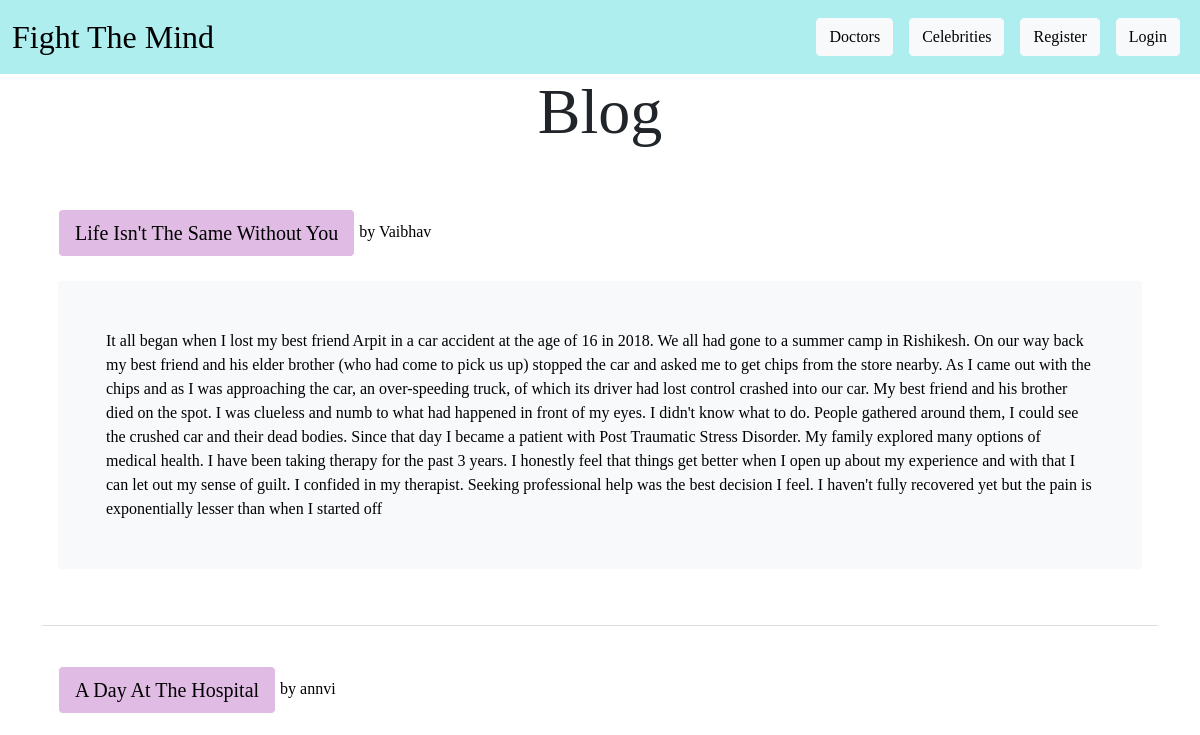
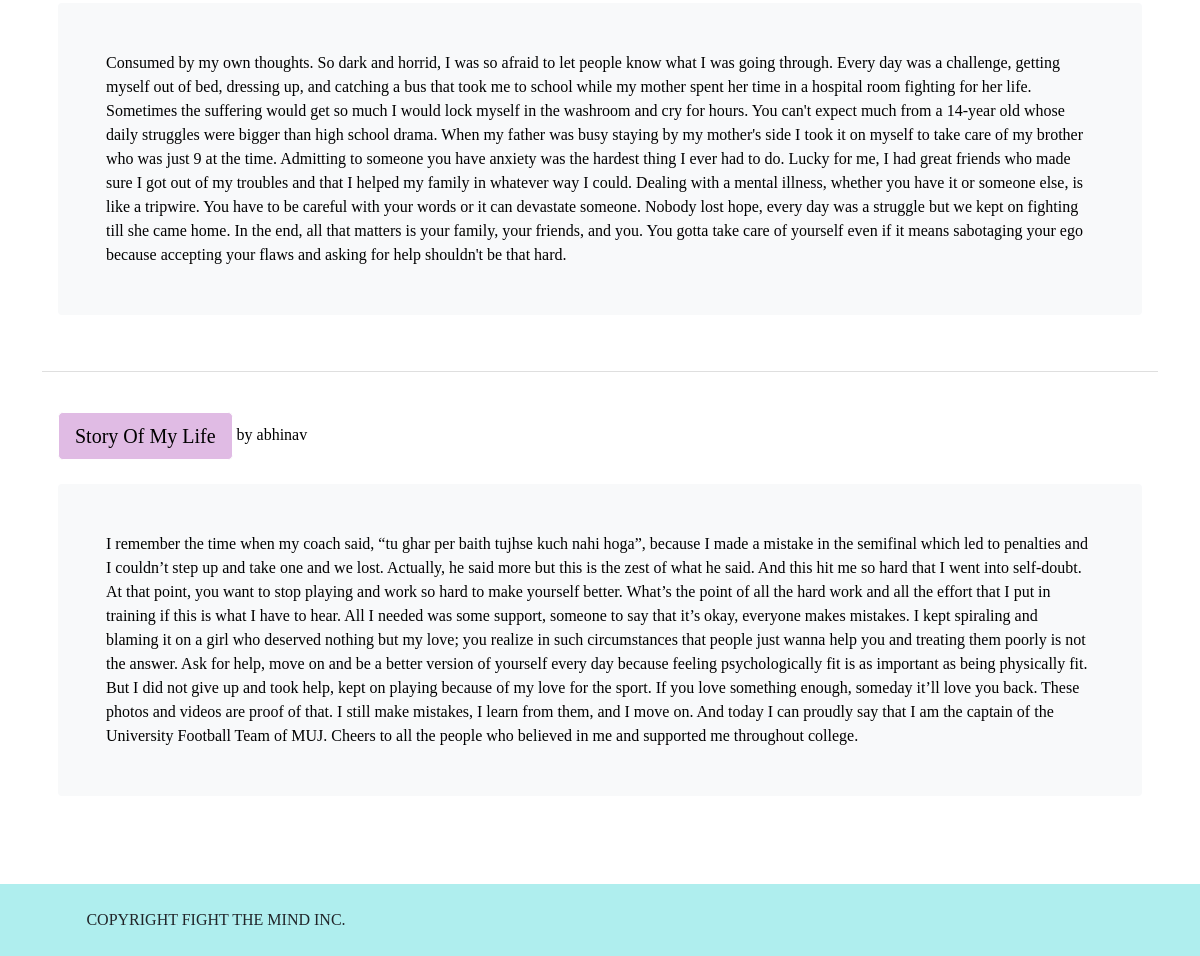
The app's page /, older data (2 pictures, top to bottom).
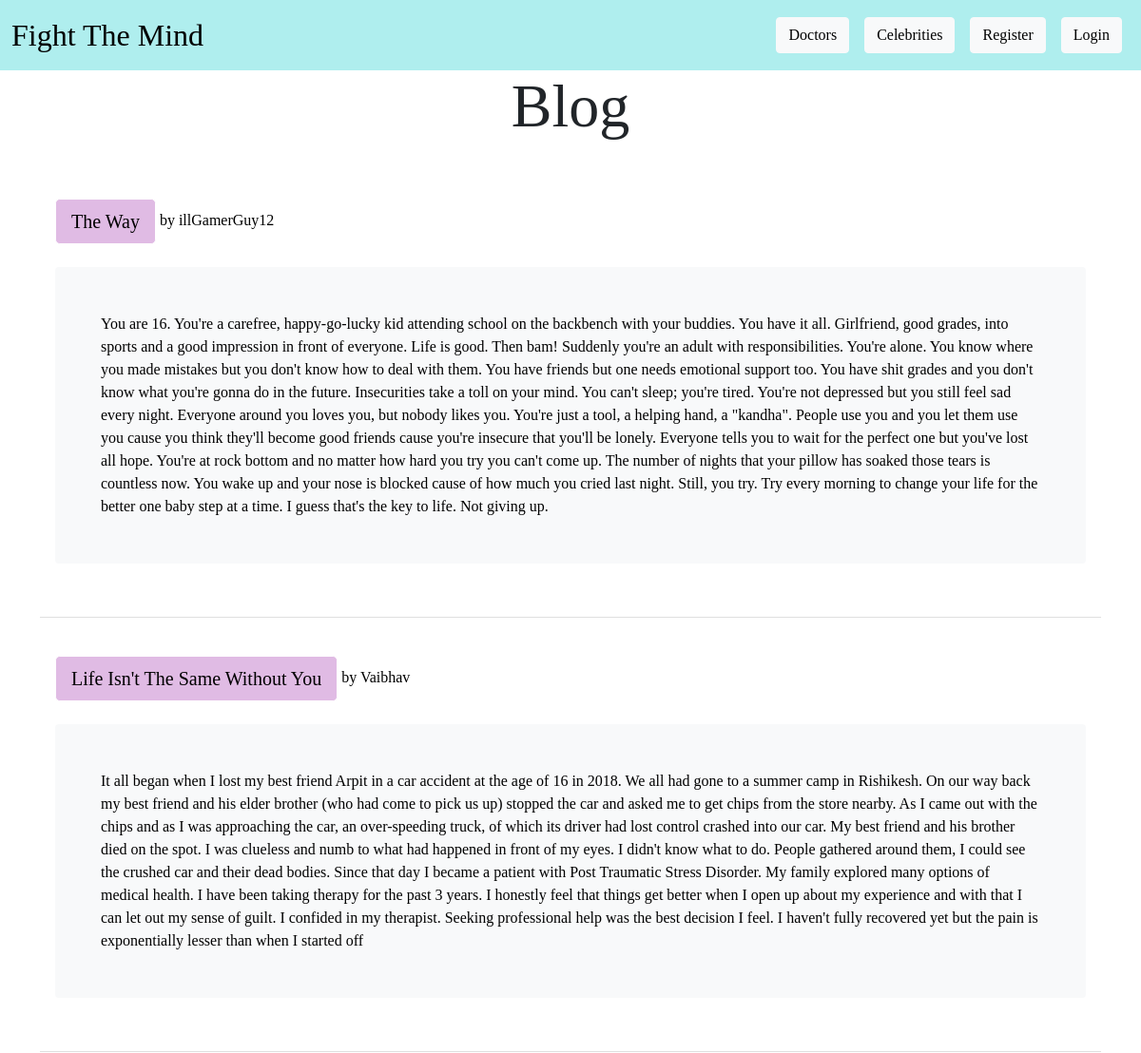
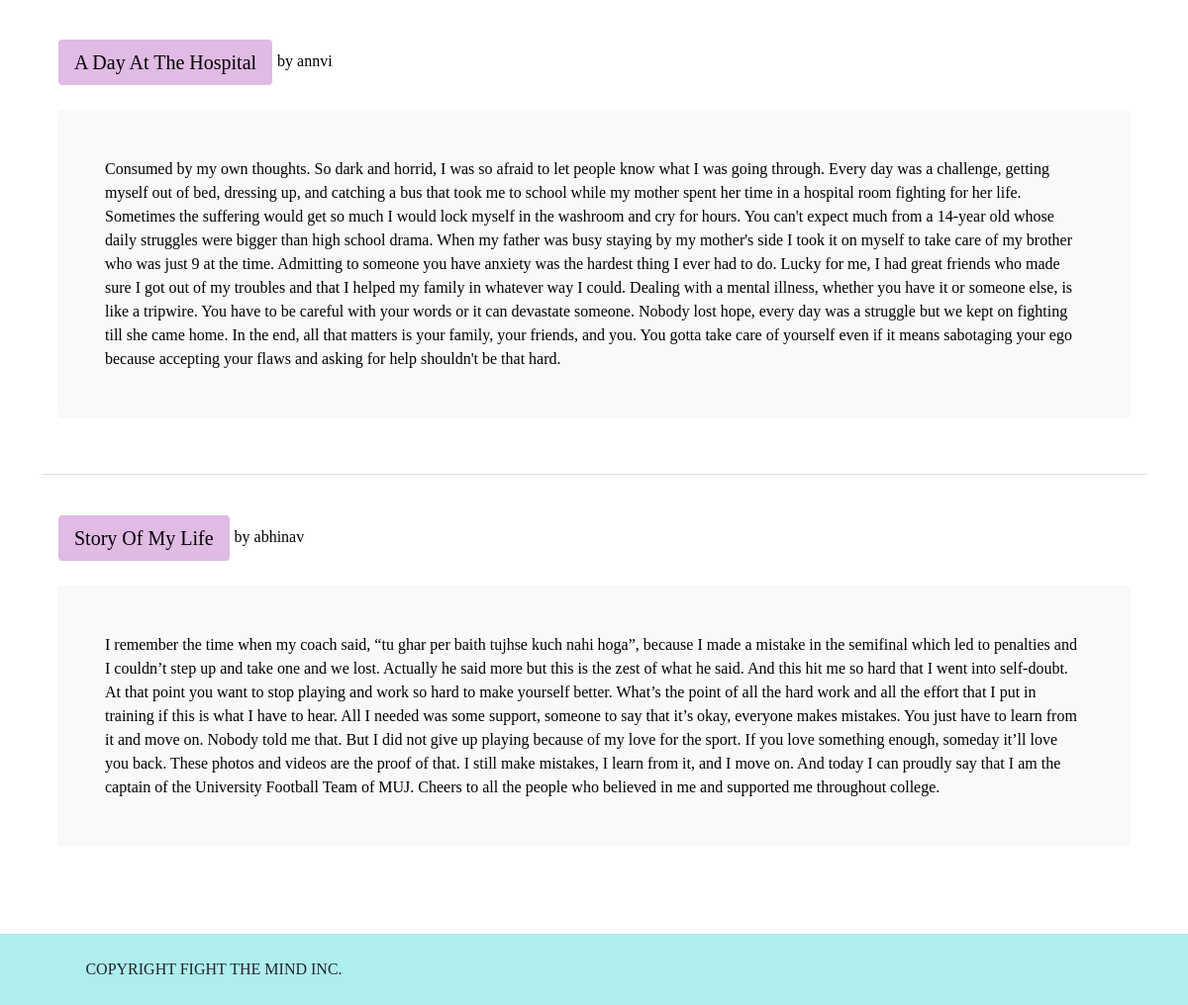
The same page, newer data (2 pictures, top to bottom).
### picblog/models.py (models this page shows, shortened)
class Post(models.Model):
    title= models.CharField(max_length=255)
    author= models.ForeignKey(User, on_delete=models.CASCADE)
    body = models.TextField()
    header_image = models.ImageField(upload_to="images/")

### picblog/views.py (the view)
# urls.py: path('',HomeView.as_view(),name="home"),
class HomeView(ListView):
    model = Post
    template_name= 'home.html'
    ordering=['-id']

### picblog/templates/home.html (shortened to what this page needs)
{% extends "base.html" %} {% block content %}
<h1 style="margin-bottom: 50px; text-align: center; font-size: 4rem;">Blog</h1>
<ul class="list-group list-group-flush" style="color: black;">
	{% for post in object_list %}
	<li class="list-group-item" style="margin-bottom: 2rem; color: black" >
		<a style="color: white;"href="{% url 'post' post.pk%}" class="btn btn-primary btn-lg"
			>{{post.title}}
		</a>
		by {{post.author.username}}
		<br />
		<br />
		<div  class="bg-light p-5 rounded">{{post.body}}</div>
		<br />
		<br />
	</li>
	{% endfor %}
</ul>
{% endblock %}

### picblog/templates/base.html (shortened to what this page needs)
<!DOCTYPE html>
<html lang="en">
	<head>
		<link
			href="https://cdn.jsdelivr.net/npm/bootstrap@5.0.0-beta1/dist/css/bootstrap.min.css"
			rel="stylesheet"
		/>
	</head>
	<body>
		<nav class="navbar navbar-custom navbar-expand-lg navbar-light bg-primary">
			<div class="container-fluid">
				<a class = "navbar-brand" href="{% url 'home' %}">Fight The Mind</a>
                	<ul class="navbar-nav ml-auto">
						<li class="nav-item">
							<a class="btn btn-light" href="{% url 'doctors' %}">
							Doctors
						</a>
						<li class="nav-item">
							<a class="btn btn-light" href="{% url 'celebrities' %}">
							Celebrities
						</a>
						{% if user.is_authenticated %}
						<li class="nav-item">
							<a class="btn btn-light" href="{% url 'create' %}">
							Add Post
						</a>
						</li>
						<li class="nav-item">
							<a class="btn btn-light" href="{% url 'edit_profile' %}">
								Edit Profile
							</a></li>
						</li>
						<li class="nav-item">
							<a class="btn btn-light" href="{% url 'logout' %}">
								Logout
							</a></li>
						</li>
						{% else %}
						<li class="nav-item">
							<a class="btn btn-light" href="{% url 'register' %}">
								Register
							</a></li>
							<li class="nav-item">
								<a class="btn btn-light" href="{% url 'login' %}">
									Login
								</a></li>
						{% endif %}
					</ul>
				</div>
		</nav>
		<div class="container">{% block content %} {% endblock %}</div>
		<div class="footer text-center overflow-hidden" style="background-color: cyan;">
			<div class="col-lg-4 text-lg-left mt-4 mt-lg-0">
				<p class="fs--1 text-uppercase ls font-weight-bold mb-0">
					COPYRIGHT FIGHT THE MIND INC.
				</p>
			</div>
		</div>
	</body>
</html>

### picblog/templates/base.html (style rules this page uses)
* { font-family: 'Vollkorn', serif; }
.navbar-custom { background-color: #afeeee !important; }
.navbar-brand { color: black !important; font-size: 2rem; }
.nav-item { padding: 0.5rem ; color: white !important; }
.footer { padding: 1.5rem; background-color: #afeeee !important; }

### picblog/templates/home.html (style rules this page uses)
a { color: black !important; }
.btn-primary { background-color: #E0BBE4 !important; border-color: white !important; }

Row changes from the older to the newer data that the page shows:
added Post: title "The Way", author.username "illGamerGuy12", body "You are 16. You're a carefree, happy-go-lucky kid attending school on the backbench with your buddies. You have it all. Girlfriend, good grades, into sports and a good impression in front of everyone. Life is good. Then bam! Suddenly you're an adult with responsibilities. You're alone. You know where you made mistakes but you don't know how to deal with them. You have friends but one needs emotional support too. You have shit grades and you don't know what you're gonna do in the future. Insecurities take a toll on your mind. You can't sleep; you're tired. You're not depressed but you still feel sad every night. Everyone around you loves you, but nobody likes you. You're just a tool, a…"
changed Post "Story Of My Life": body "…one and we lost. Actually, he said more but this is the zest of what he said. And this hit me so hard that I went into self-doubt. At that point, you want to stop playing and work so hard to make yourself better. What’s the point of all the hard work and all the effort that I put in training if this is what I have to hear. All I needed was some support, someone to say that it’s okay, everyone makes mistakes. I kept spiraling and blaming it on a girl who deserved nothing but my love; you realize in such circumstances that people just wanna help you and treating them poorly is not the answer. Ask for help, move on and be a better version of yourself every day because feeling psychologically…" → "…one and we lost. Actually he said more but this is the zest of what he said. And this hit me so hard that I went into self-doubt. At that point you want to stop playing and work so hard to make yourself better. What’s the point of all the hard work and all the effort that I put in training if this is what I have to hear. All I needed was some support, someone to say that it’s okay, everyone makes mistakes. You just have to learn from it and move on. Nobody told me that. But I did not give up playing because of my love for the sport. If you love something enough, someday it’ll love you back. These photos and videos are the proof of that. I still make mistakes, I learn from it, and I move…"
